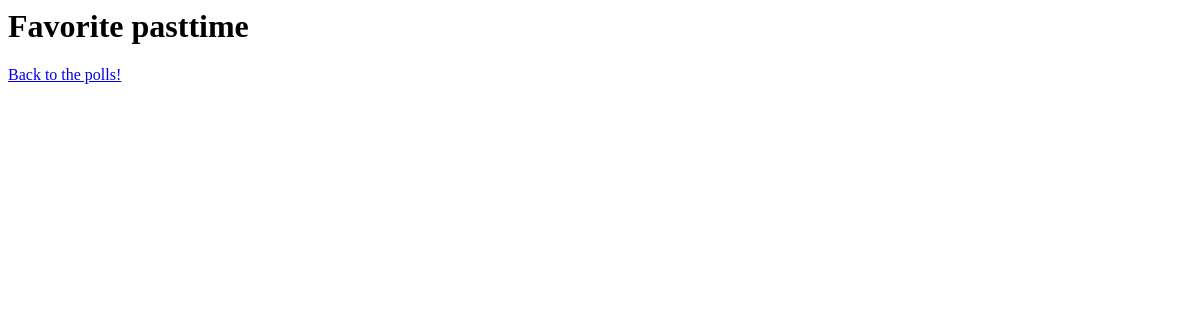
The page /polls/2/results/ on the database as committed earlier.
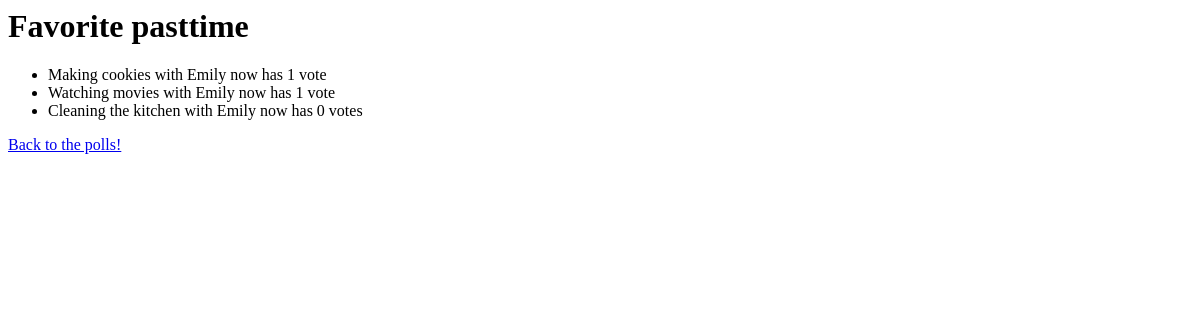
The same page on the database as committed later.
### polls/models.py (models this page shows, shortened)
class Poll(models.Model):
    question = models.CharField(max_length=200)
    pub_date = models.DateTimeField('date published')
    slug     = models.SlugField()
    active   = models.BooleanField()
    created  = models.DateTimeField(auto_now_add=True) #

class Choice(models.Model):
    poll = models.ForeignKey(Poll)
    choice_text = models.CharField(max_length=200)
    votes = models.IntegerField(default=0)

### polls/views.py (the view)
# urls.py: url(r'^(?P<pk>\d+)/results/$', views.ResultsView.as_view(), name='results'),
class ResultsView(generic.DetailView):
    template_name = 'polls/results.html'
    model = Poll

### polls/templates/polls/results.html
<h1>{{ poll.question }}</h1>
<ul>
{% for choice in poll.choice_set.all %}
    <li>{{ choice.choice_text }} now has {{ choice.votes}} vote{{ choice.votes|pluralize }}</li>
{% endfor %}
</ul>
<a href="{% url 'polls:index' %}">Back to the polls!</a>

Rows that differ between the two databases and show on the page:
added Choice: choice_text "Making cookies with Emily", votes "1"
added Choice: choice_text "Watching movies with Emily", votes "1"
added Choice: choice_text "Cleaning the kitchen with Emily", votes "0"
